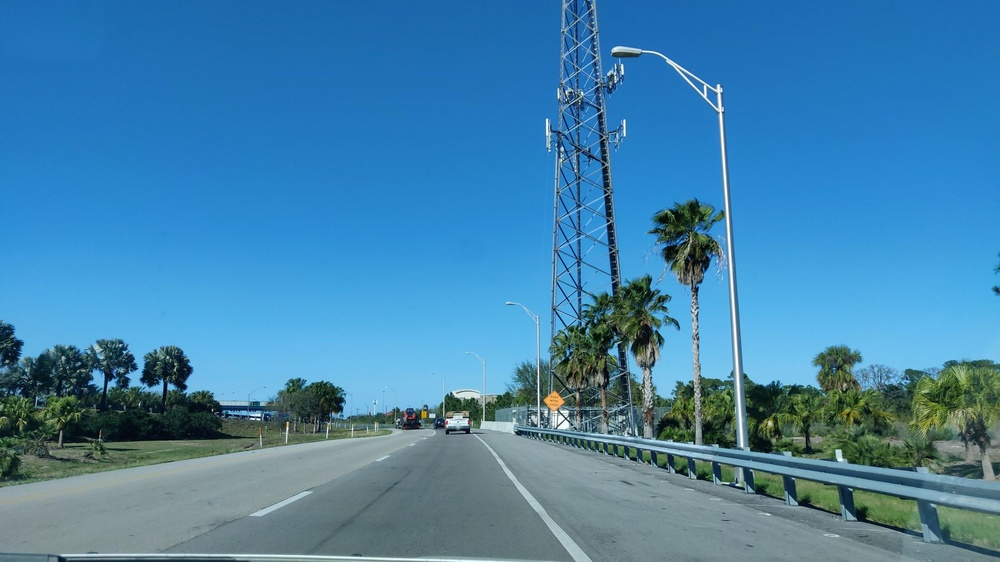
#> input picture pipeline/data/images/1006934960240925.jpg, 1000 x 562 px, shrunk from 2048 x 1152 before the run
$ python lane_test.py data/images/1006934960240925.jpg
#> lines starting #> are read from the running program, lines starting #| are printed output that depends on the picture; after the words box and inside, x2 and y2 are one past the last pixel; in counts of white or black regions, pixels touching at a corner belong together
import sys
from pathlib import Path

import cv2
import numpy as np

# ---------- Settings you can tune ----------
ROI_TOP = 0.78           # where the search area starts (0 = top of photo, 1 = bottom)
ROI_BOTTOM = 0.97        # stop just above the bottom edge of the photo
ROI_TOP_LEFT = 0.44      # left x of the top edge (fraction of width)
ROI_TOP_RIGHT = 0.54     # right x of the top edge
ROI_BOTTOM_LEFT = 0.17   # left x of the bottom edge
ROI_BOTTOM_RIGHT = 0.95  # right x of the bottom edge

TOPHAT_SIZE = 81         # should be wider than a lane line, in pixels
WHITE_THRESH = 25        # how much brighter than its surroundings paint must be
YELLOW_B = 140           # how yellow a pixel must be (128 = neutral)

MIN_SLOPE = 0.3          # ignore lines flatter than this
CLUSTER_PX = 120         # lines landing within this many pixels = same boundary
VP_MARGIN = 60           # how far past the top edge a line's top may land
# -------------------------------------------

if len(sys.argv) != 2:
    sys.exit("Usage: python3 lane_test.py <path_to_image>")

img = cv2.imread(sys.argv[1])
#> img is the input picture: shape (562, 1000, 3); mean B, G, R 171.3, 130.8, 67
if img is None:
    sys.exit(f"Couldn't read {sys.argv[1]}")

out = Path("lane_output")
out.mkdir(exist_ok=True)
h, w = img.shape[:2]

# Step 1a: white paint = thin things brighter than their surroundings
gray = cv2.cvtColor(img, cv2.COLOR_BGR2GRAY)
kernel = cv2.getStructuringElement(cv2.MORPH_RECT, (TOPHAT_SIZE, 1))
tophat = cv2.morphologyEx(gray, cv2.MORPH_TOPHAT, kernel)
white = cv2.inRange(tophat, WHITE_THRESH, 255)
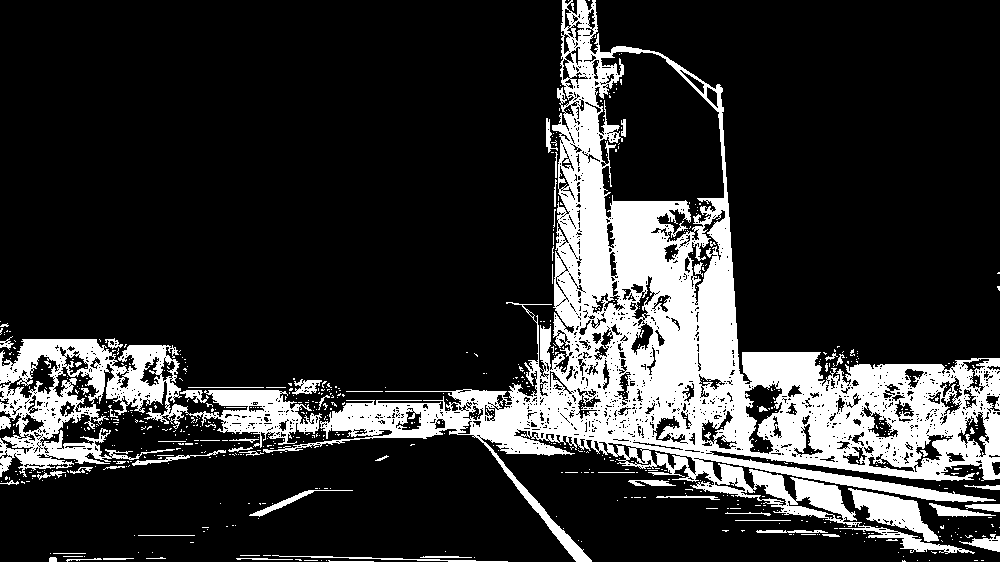
#> white: shape (562, 1000); 19.4% white; 706 white regions (640 under 20 px), largest, box (x1, y1, x2, y2) and area: (263, 0, 1000, 562) 84921, (0, 339, 322, 477) 15067, (848, 488, 939, 542) 1942
cv2.imwrite(str(out / "1a_white.jpg"), white)

# Step 1b: yellow paint = high "b" value in LAB color
lab = cv2.cvtColor(img, cv2.COLOR_BGR2LAB)
#> lab: shape (562, 1000, 3); mean of channels 0, 1, 2 133.4, 122.8, 101.5
yellow = cv2.inRange(lab[:, :, 2], YELLOW_B, 255)
#> yellow: shape (562, 1000); 4.9% white; 159 white regions (92 under 20 px), largest, box (x1, y1, x2, y2) and area: (758, 360, 1000, 466) 12013, (21, 442, 239, 477) 2011, (853, 490, 920, 528) 1606
yellow[:, w // 2:] = 0  # yellow line is always on the left side
#> yellow: shape (562, 1000); 0.85% white; 73 white regions (53 under 20 px), largest, box (x1, y1, x2, y2) and area: (21, 442, 239, 477) 2011, (30, 396, 81, 432) 798, (3, 397, 30, 431) 418
cv2.imwrite(str(out / "1b_yellow.jpg"), yellow)

paint = cv2.bitwise_or(white, yellow)
#> paint: shape (562, 1000); 19.8% white; 659 white regions (598 under 20 px), largest, box (x1, y1, x2, y2) and area: (263, 0, 1000, 562) 85222, (0, 339, 322, 480) 17495, (848, 488, 939, 542) 1942
cv2.imwrite(str(out / "1_paint_mask.jpg"), paint)

# Step 2: edges of the paint
edges = cv2.Canny(cv2.GaussianBlur(paint, (5, 5), 0), 50, 150)
#> edges: shape (562, 1000); 6.7% white in thin lines or dots
cv2.imwrite(str(out / "2_edges.jpg"), edges)

# Step 3: only look at the road ahead
y_top, y_bot = int(ROI_TOP * h), int(ROI_BOTTOM * h)
roi = np.array([[
    (int(ROI_BOTTOM_LEFT * w), y_bot),
    (int(ROI_TOP_LEFT * w), y_top),
    (int(ROI_TOP_RIGHT * w), y_top),
    (int(ROI_BOTTOM_RIGHT * w), y_bot),
]], dtype=np.int32)
mask = np.zeros_like(edges)
cv2.fillPoly(mask, roi, 255)
#> mask: shape (562, 1000); 8.5% white; 1 white region, box (x1, y1, x2, y2) and area: (170, 438, 951, 546) 47861
masked = cv2.bitwise_and(edges, mask)
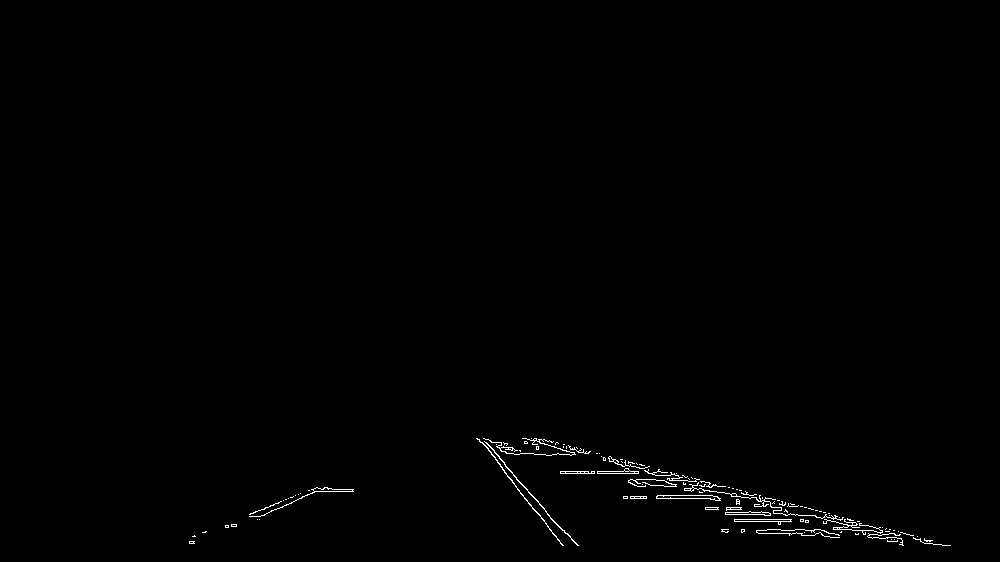
#> masked: shape (562, 1000); 0.55% white in thin lines or dots, all inside (x1, y1, x2, y2) = (189, 438, 951, 546)
cv2.imwrite(str(out / "3_masked.jpg"), masked)

# Step 4: find line segments
lines = cv2.HoughLinesP(masked, rho=1, theta=np.pi / 180, threshold=20,
                        minLineLength=20, maxLineGap=150)
#> lines = 37 rows, first 6: [540, 443, 950, 545], [524, 441, 943, 545], [490, 452, 902, 540], [523, 438, 932, 540], [531, 438, 810, 508], [479, 441, 901, 538]

debug = img.copy()
cv2.polylines(debug, roi, True, (255, 0, 0), 3)
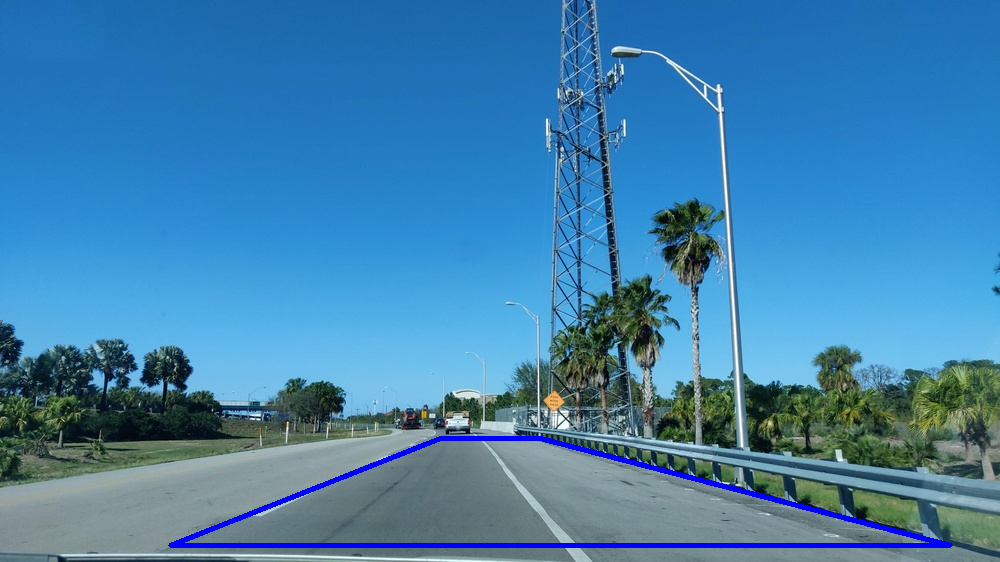
#> debug: shape (562, 1000, 3); 1.43% of pixels changed, all inside (x1, y1, x2, y2) = (168, 436, 953, 548)

# Step 5: keep slanted lines and stretch each across the search area
extended = []
if lines is not None:
    for x1, y1, x2, y2 in lines.reshape(-1, 4).tolist():
        if x1 == x2:
            xb, xt = x1, x1
        else:
            slope = (y2 - y1) / (x2 - x1)
            if abs(slope) < MIN_SLOPE:
                continue
            xb = x1 + (y_bot - y1) / slope
            xt = x1 + (y_top - y1) / slope
        if not (ROI_TOP_LEFT * w - VP_MARGIN <= xt <= ROI_TOP_RIGHT * w + VP_MARGIN):
            continue  # doesn't point at the horizon, so not a lane line
        cv2.line(debug, (x1, y1), (x2, y2), (0, 255, 0), 3)
        extended.append((xb, xt))
#> this loop made 37 passes
#> (x1, y1, x2, y2, slope, xb, xt) on passes 11, 12, 13, 16, 17, 22, 28, 32: (504, 464, 577, 545, 1.11, 577, 480.6), (479, 440, 552, 533, 1.27, 561.4, 477.4), (194, 536, 316, 487, -0.402, 171.6, 438), (259, 516, 326, 487, -0.433, 192, 439.2), (485, 445, 563, 545, 1.28, 563, 479.5), (543, 439, 791, 534, 0.383, 819.7, 540.4), (536, 448, 783, 533, 0.344, 817.9, 506.9), (503, 470, 578, 545, 1, 578, 471)
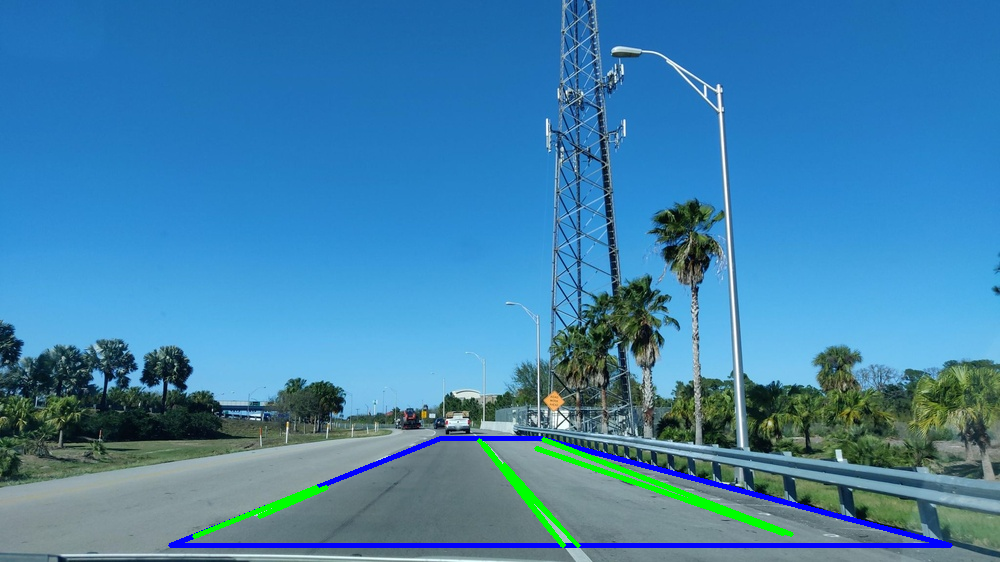
#> debug: shape (562, 1000, 3); 0.89% of pixels changed, all inside (x1, y1, x2, y2) = (192, 437, 794, 548)
#> after the loop, extended = [(577, 480.6), (561.4, 477.4), (171.6, 438), (192, 439.2), (563, 479.5), (819.7, 540.4), (817.9, 506.9), (578, 471), (562, 478.1)]

# Step 6: group lines that land in the same spot into one boundary
extended.sort()
boundaries = []
for xb, xt in extended:
    if boundaries and xb - boundaries[-1][-1][0] < CLUSTER_PX:
        boundaries[-1].append((xb, xt))
    else:
        boundaries.append([(xb, xt)])
#> this loop made 9 passes
#> after the loop, boundaries = [[(171.6, 438), (192, 439.2)], [(561.4, 477.4), (562, 478.1), (563, 479.5), (577, 480.6), (578, 471)], [(817.9, 506.9), (819.7, 540.4)]]

result = img.copy()
for group in boundaries:
    xb = int(np.mean([g[0] for g in group]))
    xt = int(np.mean([g[1] for g in group]))
    cv2.line(result, (xb, y_bot), (xt, y_top), (0, 0, 255), 6)
#> this loop made 3 passes
#> (group, xb, xt) on passes 1, 3: ([(171.6, 438), (192, 439.2)], 181, 438), ([(817.9, 506.9), (819.7, 540.4)], 818, 523)
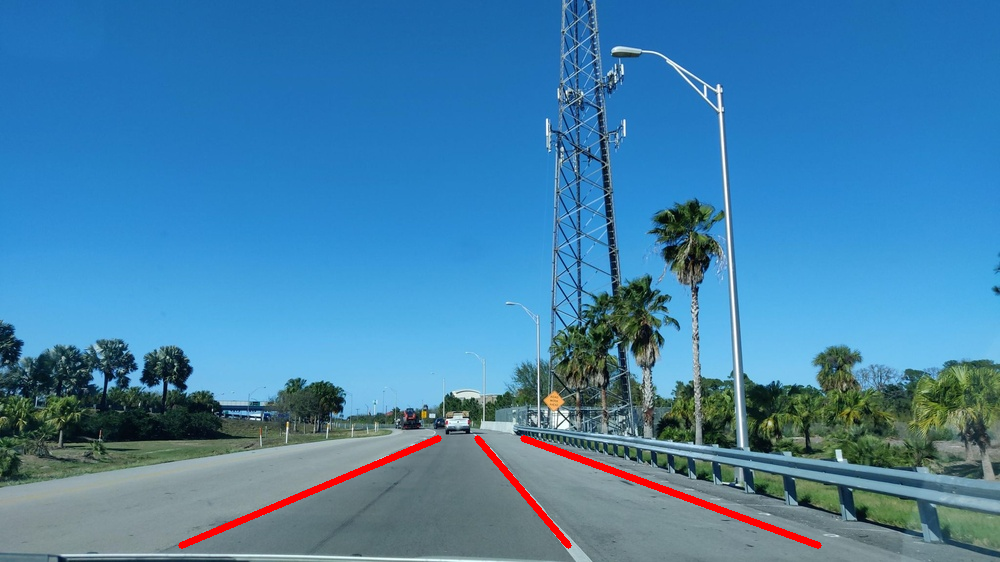
#> result: shape (562, 1000, 3); 0.91% of pixels changed, all inside (x1, y1, x2, y2) = (178, 435, 822, 549)

lane_count = max(len(boundaries) - 1, 0)
#> lane_count = 2
label = f"Boundaries: {len(boundaries)}  Lanes: {lane_count}"
#> label = 'Boundaries: 3  Lanes: 2'
cv2.putText(result, label, (40, 80), cv2.FONT_HERSHEY_SIMPLEX, 2, (0, 0, 255), 4)
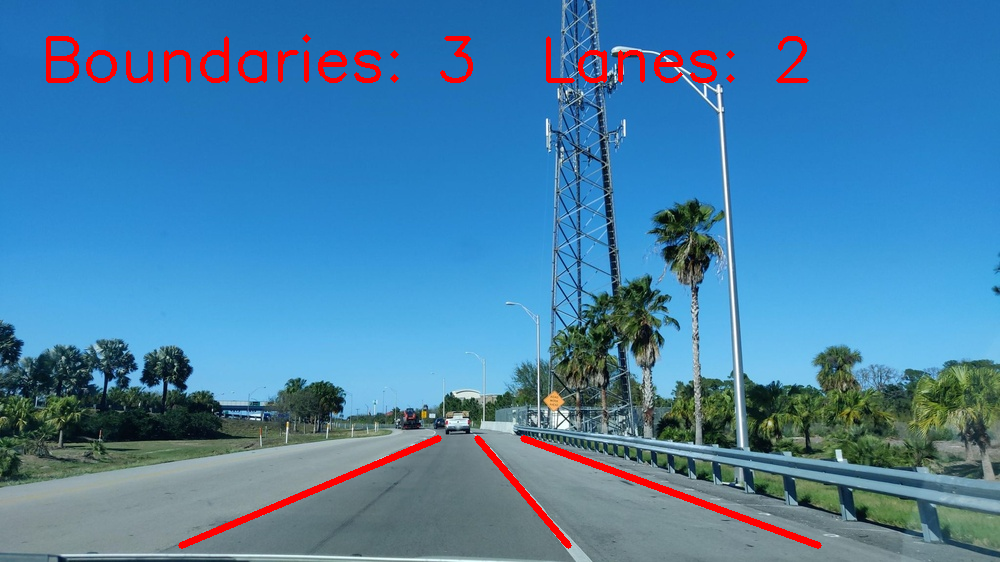
#> result: shape (562, 1000, 3); 1.33% of pixels changed, all inside (x1, y1, x2, y2) = (46, 34, 809, 83)

cv2.imwrite(str(out / "4_raw_lines.jpg"), debug)
cv2.imwrite(str(out / "5_boundaries.jpg"), result)
print(label)
#| Boundaries: 3  Lanes: 2
